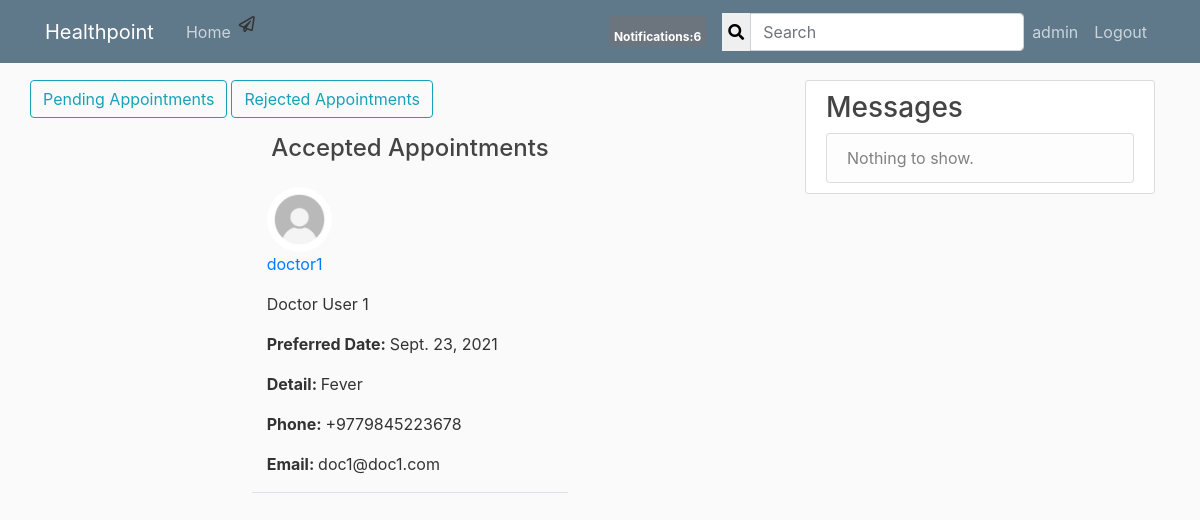
Before: /account/user_profile/1/accepted/appointments/ (signed in) with the older database file.
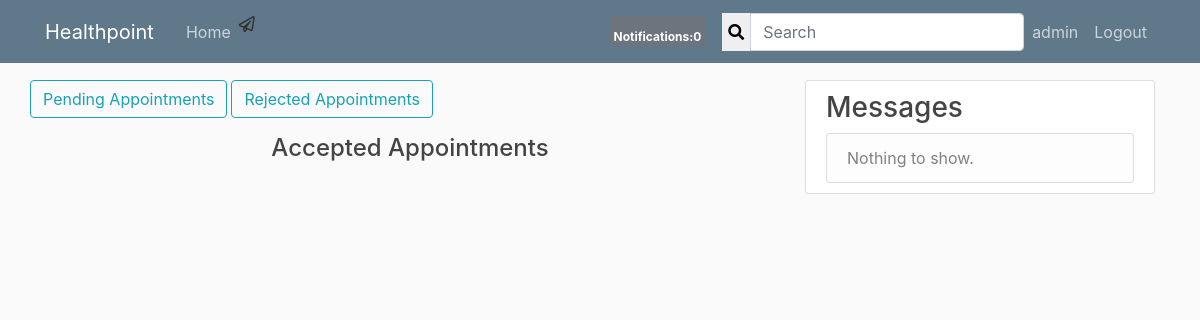
After: the same page with the newer database file.
### account/models.py (models this page shows, shortened)
class Appointment(models.Model):
	by_user = models.ForeignKey(User, related_name='appointment_by', on_delete=models.CASCADE)
	to_doctor = models.ForeignKey(Doctor, related_name='appointment_to', on_delete=models.CASCADE)
	date = models.DateField()
	detail = models.TextField(null=False, blank=False)
	is_accepted = models.BooleanField(default=False)
	is_rejected = models.BooleanField(default=False)

class Doctor(models.Model):
	user = models.OneToOneField(User, related_name='doctor' ,on_delete=models.CASCADE, primary_key=True)
	college_attended = models.CharField(max_length=200)
	college_address = models.CharField(max_length=200)
	date_graduated = models.DateField(null=True, blank=True)
	certificate_of_graduation = models.ImageField(upload_to='certificates')
	current_affiliation = models.CharField(max_length=200)
	specialization = models.CharField(max_length=100)
	work_phone = PhoneNumberField(blank=True, null=True, unique=True)
	def __str__(self):
		return self.user.user_name

class User(AbstractBaseUser, PermissionsMixin):
	id = models.AutoField(primary_key = True)
	email = models.EmailField(max_length=200, unique=True)
	is_email_verified = models.BooleanField(default=False)
	user_name = models.CharField(max_length=20, unique=True)
	full_name = models.CharField(max_length=100)
	date_joined = models.DateTimeField(default=timezone.now, blank=True)
	is_staff = models.BooleanField(default=False)
	is_active = models.BooleanField(default=True)
	is_doctor = models.BooleanField(default=False)
	is_superuser = models.BooleanField(default=False)
	objects = AccountManager()
	USERNAME_FIELD = 'email'
	REQUIRED_FIELDS = ['user_name', 'full_name']
	def __str__(self):
		return self.user_name

class UserProfile(models.Model):
	user = models.OneToOneField(User, related_name='profile' ,on_delete=models.CASCADE, primary_key=True)
	address = models.CharField(max_length=200, null=True, blank=True)
	profile_pic = models.ImageField(default='default.jpg', upload_to='profile_pics', null=True, blank=True)
	date_of_birth = models.DateField(null=True, blank=True)
	phone = PhoneNumberField(blank=True, null=True, unique=True)
	followers = models.ManyToManyField(User, blank=True, related_name='followers')
	followings = models.ManyToManyField(User, blank=True, related_name='followings')

### account/views.py (the view)
# urls.py: path('user_profile/<int:pk>/accepted/appointments/', views.AcceptedAppointments.as_view(), name='accepted-appointments'),
class AcceptedAppointments(LoginRequiredMixin, View):
	def get(self, request, pk, *args, **kwargs):
		user = request.user
		appointments = Appointment.objects.filter(by_user=user, is_accepted=True)
		context = {
		'appointments' : appointments,
		}
		return render(request, 'account/accepted_appointments.html', context)

### healthpoint/templatetags/custom_tags.py (called while the page is built)
@register.inclusion_tag('healthpoint/show_notifications.html', takes_context=True)
def show_notifications(context):
	request_user = context['request'].user
	notifications = Notification.objects.filter(to_user=request_user).exclude(user_has_seen=True).order_by('-date')
	return {'notifications':notifications}

### account/templates/account/accepted_appointments.html
{% extends "healthpoint/base.html" %}
{% block content %}
        <div class="row justify-content-left">
                <a class="btn btn-outline-info mr-1" href="{% url 'my-requested-appointments' user.pk %}">Pending Appointments</a>
                <a class="btn btn-outline-info" href="{% url 'rejected-appointments' user.pk %}">Rejected Appointments</a>
        </div>
        <div class="row justify-content-center mt-3"><h4>Accepted Appointments</h4></div>
{% for appointment in appointments %}
{% if appointment.is_accepted %}
        <div class="row justify-content-center mt-3">
            <div class="col-md-5 col-sm-12 border-bottom position-relative">
            <img class='rounded-circle article-img' src="{{ appointment.to_doctor.user.profile.profile_pic.url }}">
                <p><a class="mr-2" href="{% url 'user_profile' appointment.to_doctor.user.profile.pk %}">{{ appointment.to_doctor }}</a></p>
                {% if appointment.to_doctor.user.full_name %}
                    <p>{{ appointment.to_doctor.user.full_name }}</p>
                {% endif %}
                {% if appointment.date %}
                    <p><b>Preferred Date: </b>{{ appointment.date }}</p>
                {% endif %}
                {% if appointment.detail %}
                    <p><b>Detail: </b>{{ appointment.detail }}</p>
                {% endif %}
                {% if appointment.to_doctor.work_phone %}
                    <p><b>Phone: </b>{{ appointment.to_doctor.work_phone }}</p>
                {% endif %}
                {% if appointment.to_doctor.user.email %}
                    <p><b>Email: </b>{{ appointment.to_doctor.user.email }}</p>
                {% endif %}
            </div>
        </div>
{% endif %}
{% endfor %}
{% endblock %}

Changed rows visible on the page:
removed Appointment: to_doctor.user.profile.profile_pic (placeholder picture), to_doctor "doctor1", to_doctor.user.full_name "Doctor User 1", date "Sept. 23, 2021", detail "Fever", to_doctor.work_phone "+9779845223678", to_doctor.user.email "doc1@doc1.com"
Other visible differences:
{{ notifications.count }}: "6" → "0"
